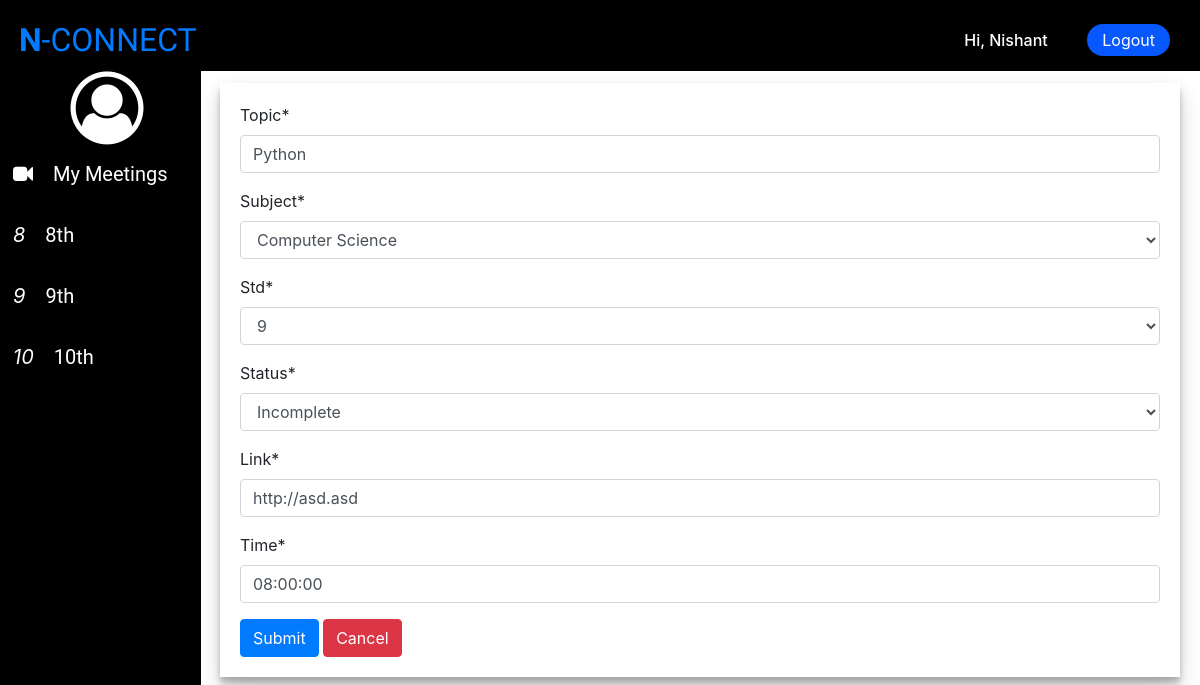
The app's page /edit-meeting/1/ (signed in) with its own data.
### main/models.py (models this page shows, shortened)
class Meeting(models.Model):
    topic = models.CharField(max_length=200, null=True)
    subject = models.ForeignKey(Subject, on_delete=models.SET_NULL, null=True)
    date = models.DateField(auto_now_add=True, auto_now=False, null=True)
    STATUS = (
        ('Incomplete', 'Incomplete'),
        ('Concluded', 'Concluded'),
        ('Deleted', 'Deleted')
    )
    STD = (
        ('8', '8'),
        ('9', '9'),
        ('10', '10')
    )
    std = models.CharField(max_length=3, choices=STD, null=True)
    link = models.URLField(max_length=500, null=True)
    status = models.CharField(max_length=40, null=True, choices=STATUS, default="Incomplete")
    participents = models.ManyToManyField(Student, blank=True)
    time = models.TimeField(auto_now_add=False, null=True)

### main/decorators.py (the view)
        def wrapper_func(request, *args, **kwargs):
            usr_grp = request.user.groups.all()[0]
            if str(usr_grp) in allowed_roles:
                return view_func(request, *args, **kwargs)
            elif str(usr_grp) != request.user.groups.all()[0]:
                return redirect('dashboard_pg')
            else:
                return HttpResponse("You are not authorized")

### main/forms.py
class MeetingCreationForm(ModelForm):
    time = forms.CharField(max_length=30, widget=forms.TimeInput(
        attrs={'placeholder': 'eg 8:00 enter the values according to 24 hour format'}))
    class Meta:
        model = Meeting
        fields = ['topic', 'subject', 'std', 'status', 'link', 'time']

### main/models.py (called while the page is built)
    def __str__(self):
        return self.name

### main/views.py (called while the page is built)
@login_required(login_url='login_pg')
@allowed_users(allowed_roles=['Teachers'])
def edit_meeting(request, pk):
    meeting = Meeting.objects.get(id=pk)
    std = request.POST.get('std')
    form = MeetingCreationForm(instance=meeting)
    if request.method == 'POST':
        form = MeetingCreationForm(request.POST, instance=meeting)
        if form.is_valid():
            form.save()
        return redirect(f'/meetings-class/{std}/')
    context = {'form': form, 'edit': True}
    return render(request, 'main/crt_meeting.html', context)

### templates/main/crt_meeting.html (shortened to what this page needs)
{% extends 'main/teacher_dash.html' %}
{% load crispy_forms_tags %}
{% block student-creation-form %}
<section id="meeting-creation">
    {% if edit %}
    <form action="" method="post">
    {% else %}
    <form action="{% url 'crt_meeting_pg' %}" method="post">
    {% endif %}
        {{form|crispy}}
        <button type="submit" class="btn btn-primary">Submit</button>
        <a href="{% url 'dashboard_pg' %}" class="btn btn-danger">Cancel</a>
    </form>
</section>
{% endblock student-creation-form %}

### templates/main/base.html (shortened to what this page needs)
{% load static %}
<!DOCTYPE html>
<html lang="en">
<head>
    <link rel="stylesheet" href="{% static 'main/css/base.css' %}">
    <link rel="stylesheet" href="https://cdnjs.cloudflare.com/ajax/libs/font-awesome/4.7.0/css/font-awesome.min.css">
    <link rel="stylesheet" href="https://stackpath.bootstrapcdn.com/bootstrap/4.5.2/css/bootstrap.min.css"
>
</head>
<body>
    <header>
        <nav>
            <label class="logo"><a href="{% url 'dashboard_pg' %}"><b>N</b>-CONNECT</a></label>
            <ul>
                <li>
                    <h6>Hi, {{request.user.first_name}}</h6>
                </li>
                <li><a href="{% url 'logout_pg' %}">Logout</a></li>
            </ul>
        </nav>
        <div class="side-menu">
            <center>
                <i style="font-size:73px;" class="fa fa-user-circle-o"></i>
            </center>
            {% block side-menu-block %}
            {% endblock side-menu-block %}
        </div>
    </header>
    {% block student-creation-form %}
    {% endblock student-creation-form %}
</body>
</html>

### statics/main/css/base.css (style rules this page uses)
* { box-sizing: border-box; margin: 0; padding: 0; text-decoration: none !important; }
.logo { color: #0758ff; font-family: 'Exo', sans-serif; font-size: 32px; line-height: 80px; margin-left: 19px; }
nav { background: #000000; height: 71px; position: fixed; width: 100%; z-index: 2; }
nav ul { float: right; margin-right: 20px; list-style: none; }
nav ul li { line-height: 80px; margin: 0px 10px; display: inline-block; }
nav ul li a, h6 { color: #ffffff; padding: 6px 15px; text-decoration: none; }
nav ul li a { background: #0758ff; border-radius: 20px; transition: 0.4s; }
.side-menu { position: fixed; margin-top: 71px; background: #000000; width: 201px; height: 100%; }
.side-menu i { font-size: 20px; margin-left: 13px; color: #ffffff; }
#meeting-creation { margin:0px 20px 0px 220px; padding: 20px; position: relative; top: 83px; box-shadow: 0 10px 20px rgba(0, 0, 0, .19), 0 6px 6px rgba(0, 0, 0, .23); transition: 0.4s; }

### records on screen
Meeting: topic "Python", subject "Computer Science", std "9", status "Incomplete", link "http://asd.asd", time "08:00:00"

### other values on screen
{{ request.user.first_name }} "Nishant"
